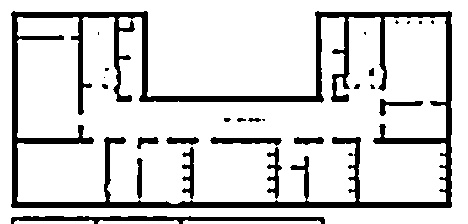
#> input picture Project/make_gazebo_map/ocp.png, 468 x 224 px
$ jupyter execute --allow-errors Untitled.ipynb
#> lines starting #> are read from the running program, lines starting #| are printed output that depends on the picture; after the words box and inside, x2 and y2 are one past the last pixel; in counts of white or black regions, pixels touching at a corner belong together
[cell 1]
import cv2 as cv
import numpy as np
import matplotlib.pyplot as plt
import trimesh

[cell 2]
img=cv.imread("ocp.png")
#> img is the input picture: shape (224, 468, 3); min 0, max 255, mean 214.8
plt.imshow(img)

[cell 3]
gray=cv.cvtColor(img, cv.COLOR_BGR2GRAY)
plt.imshow(gray, cmap="gray")

[cell 4]
thresh=cv.threshold(gray, 120, 255, cv.THRESH_BINARY)[1]
#> thresh: shape (224, 468); 84.2% white; 27 black regions (11 under 20 px)
plt.imshow (thresh, cmap="gray")

[cell 5]
k = cv.findContours(thresh, cv.RETR_CCOMP, cv.CHAIN_APPROX_NONE)
#> k = 31 contours, 10 with area under 20; largest, box (x1, y1, x2, y2) and area: (0, 0, 468, 224) 101852, (10, 10, 453, 209) 72810, (17, 17, 446, 204) 57567, (209, 136, 283, 147) 477, (266, 146, 283, 200) 398
contours, hierarchy = cv.findContours(thresh, cv.RETR_CCOMP, cv.CHAIN_APPROX_NONE)
#> contours has the same summary as k
exper=img.copy()
for i in range(len(hierarchy[0])):
    cv.drawContours(exper, contours[i], -1, (255, 0, 0), 2)
#> this loop made 31 passes
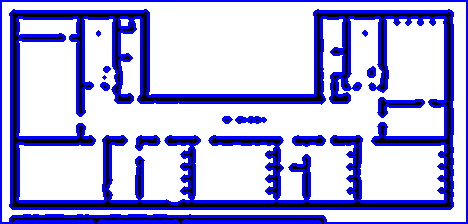
#> exper: shape (224, 468, 3); mean B, G, R 230.1, 177.8, 177.8

plt.imshow(exper)

[cell 6]
lst=[]
a=np.array([1, 2, 0])
d=np.array([2, 3, 0])
b=np.array([1, 3, 0])
c=np.array([2, 2, 0])
lst=[a, b, c, d]
lst.extend([i+np.array([0, 0, 2]) for i in lst])
lst
#> Out = [[1, 2, 0], [1, 3, 0], [2, 2, 0], [2, 3, 0], [1, 2, 2], [1, 3, 2], [2, 2, 2], [2, 3, 2]]

[cell 7]
fcs = np.array([[0, 2, 4],
                [4, 2, 6],
                [1, 2, 0],
                [3, 2, 1],
                [5, 0, 4],
                [1, 0, 5],
                [3, 7, 2],
                [7, 6, 2],
                [7, 4, 6],
                [5, 4, 7],
                [1, 5, 3],
                [7, 3, 5]], dtype=np.uint8)
fcs

#> (a cell that did not finish here is left out)

#> (a cell that did not finish here is left out)

[cell 10]
a=np.vstack(contours)
#> a = contour of 7752 points, box (x1, y1, x2, y2) (0, 0, 468, 224), area 95735
b=[c[0] for c in a]
#> b = 7752 pairs, first value 0 to 467, second value 0 to 223

[cell 11]
corner_idxs = [i for i in range(len(contours)) if hierarchy[0][i][3] == -1]
#> corner_idxs = [0, 1, 2, 3, 29]
lst=[contours[i] for i in corner_idxs]
#> lst = 5 contours; box (x1, y1, x2, y2) and area: (0, 0, 468, 224) 101852, (17, 17, 446, 204) 57567, (183, 220, 321, 224) 278, (98, 220, 179, 224) 165, (14, 220, 94, 224) 162
contours[5][0][0]
#> Out = [348, 153]
